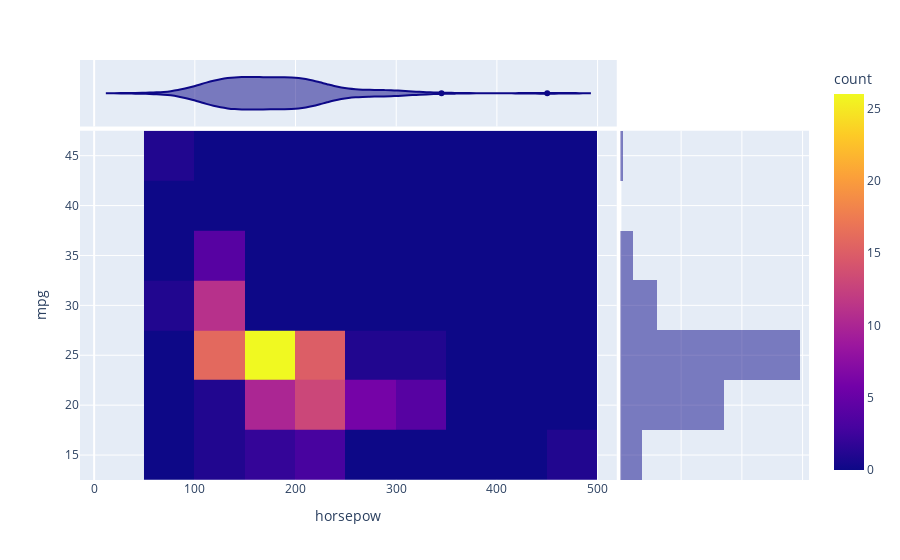

Notebook code for this chart:
### Code cell
#marginal_x="rug", marginal_y="histogram"
px.density_heatmap(data,x='horsepow',y='mpg',marginal_x="violin", marginal_y="histogram")

### Figure 1 — Plotly figure (JSON) as saved in the notebook; plotly's stock layout.template omitted (floating-point values rounded to 4 significant figures)
{"data": [{"coloraxis": "coloraxis", "hoverlabel": {"namelength": 0}, "hovertemplate": "horsepow=%{x}<br>mpg=%{y}<br>count=%{z}", "name": "", "type": "histogram2d", "x": [140, 225, 210, 150, 200, 310, 193, 193, 175, 240, 205, 205, 275, 275, 200, 115, 170, 175, 180, 200, 345, 120, 55, 163, 168, 200, 132, 253, 132, 163, 168, 450, 230, 175, 175, 120, 150, 110, 190, 170, 155, 200, 210, 150, 240, 119, 220, 106, 135, 146, 205, 210, 92, 140, 148, 227, 120, 190, 195, 210, 225, 290, 275, 215, 113, 154, 145, 210, 161, 200, 173, 125, 125, 153, 200, 210, 170, 185, 221, 275, 302, 126, 155, 222, 170, 170, 150, 250, 190, 185, 132, 132, 150, 150, 175, 200, 195, 205, 217, 300, 300, 100, 100, 124, 120, 133, 210, 140, 142, 127, 150, 230, 115, 115, 150, 115, 115], "xaxis": "x", "xbingroup": "x", "y": [28, 25, 22, 27, 22, 21, 24, 24.8, 25, 23, 24, 25, 22, 22, 22, 27, 25, 25, 27, 25, 22, 33, 45, 24, 24, 26, 27, 23, 29, 24, 24, 16, 17, 15, 16, 19, 24, 30, 24, 25, 24, 21, 19, 21, 16, 23, 18, 32, 27, 24, 19, 23, 31, 27, 25, 25, 17, 20, 19, 23, 23, 22, 22, 21, 30, 24, 25, 22, 21, 18, 20, 28, 30, 24, 21, 18, 21, 26, 25, 21, 20, 30, 25, 25, 21, 19, 25, 22, 19, 22, 29, 27, 24, 27, 25, 25, 25, 24, 22, 21, 23, 33, 33, 31, 33, 27, 26, 31, 23, 27, 23, 15, 26, 26, 27, 26, 26], "yaxis": "y", "ybingroup": "y"}, {"alignmentgroup": "True", "hoverlabel": {"namelength": 0}, "hovertemplate": "horsepow=%{x}", "legendgroup": "", "marker": {"color": "#0d0887"}, "name": "", "offsetgroup": "", "scalegroup": "x", "showlegend": false, "type": "violin", "x": [140, 225, 210, 150, 200, 310, 193, 193, 175, 240, 205, 205, 275, 275, 200, 115, 170, 175, 180, 200, 345, 120, 55, 163, 168, 200, 132, 253, 132, 163, 168, 450, 230, 175, 175, 120, 150, 110, 190, 170, 155, 200, 210, 150, 240, 119, 220, 106, 135, 146, 205, 210, 92, 140, 148, 227, 120, 190, 195, 210, 225, 290, 275, 215, 113, 154, 145, 210, 161, 200, 173, 125, 125, 153, 200, 210, 170, 185, 221, 275, 302, 126, 155, 222, 170, 170, 150, 250, 190, 185, 132, 132, 150, 150, 175, 200, 195, 205, 217, 300, 300, 100, 100, 124, 120, 133, 210, 140, 142, 127, 150, 230, 115, 115, 150, 115, 115], "xaxis": "x3", "yaxis": "y3"}, {"alignmentgroup": "True", "bingroup": "y", "hoverlabel": {"namelength": 0}, "hovertemplate": "mpg=%{y}<br>count=%{x}", "legendgroup": "", "marker": {"color": "#0d0887"}, "name": "", "offsetgroup": "", "opacity": 0.5, "showlegend": false, "type": "histogram", "xaxis": "x2", "y": [28, 25, 22, 27, 22, 21, 24, 24.8, 25, 23, 24, 25, 22, 22, 22, 27, 25, 25, 27, 25, 22, 33, 45, 24, 24, 26, 27, 23, 29, 24, 24, 16, 17, 15, 16, 19, 24, 30, 24, 25, 24, 21, 19, 21, 16, 23, 18, 32, 27, 24, 19, 23, 31, 27, 25, 25, 17, 20, 19, 23, 23, 22, 22, 21, 30, 24, 25, 22, 21, 18, 20, 28, 30, 24, 21, 18, 21, 26, 25, 21, 20, 30, 25, 25, 21, 19, 25, 22, 19, 22, 29, 27, 24, 27, 25, 25, 25, 24, 22, 21, 23, 33, 33, 31, 33, 27, 26, 31, 23, 27, 23, 15, 26, 26, 27, 26, 26], "yaxis": "y2"}], "layout": {"autosize": true, "barmode": "overlay", "coloraxis": {"colorbar": {"title": {"text": "count"}}, "colorscale": [[0, "#0d0887"], [0.1111, "#46039f"], [0.2222, "#7201a8"], [0.3333, "#9c179e"], [0.4444, "#bd3786"], [0.5556, "#d8576b"], [0.6667, "#ed7953"], [0.7778, "#fb9f3a"], [0.8889, "#fdca26"], [1, "#f0f921"]]}, "legend": {"tracegroupgap": 0}, "margin": {"t": 60}, "xaxis": {"anchor": "y", "autorange": true, "domain": [0, 0.7363], "range": [-14.06, 519.1], "title": {"text": "horsepow"}, "type": "linear"}, "xaxis2": {"anchor": "y2", "autorange": true, "domain": [0.7413, 1], "matches": "x2", "range": [0, 62.11], "showgrid": true, "showline": false, "showticklabels": false, "ticks": ""}, "xaxis3": {"anchor": "y3", "autorange": true, "domain": [0, 0.7363], "matches": "x", "range": [-14.06, 519.1], "showgrid": true, "showticklabels": false, "type": "linear"}, "xaxis4": {"anchor": "y4", "domain": [0.7413, 1], "matches": "x2", "showgrid": true, "showline": false, "showticklabels": false, "ticks": ""}, "yaxis": {"anchor": "x", "autorange": true, "domain": [0, 0.8316], "range": [12.5, 47.5], "title": {"text": "mpg"}, "type": "linear"}, "yaxis2": {"anchor": "x2", "autorange": true, "domain": [0, 0.8316], "matches": "y", "range": [12.5, 47.5], "showgrid": true, "showticklabels": false, "type": "linear"}, "yaxis3": {"anchor": "x3", "autorange": true, "domain": [0.8416, 1], "matches": "y3", "range": [-0.5, 0.5], "showgrid": false, "showline": false, "showticklabels": false, "ticks": "", "type": "category"}, "yaxis4": {"anchor": "x4", "domain": [0.8416, 1], "matches": "y3", "showgrid": true, "showline": false, "showticklabels": false, "ticks": ""}}}
